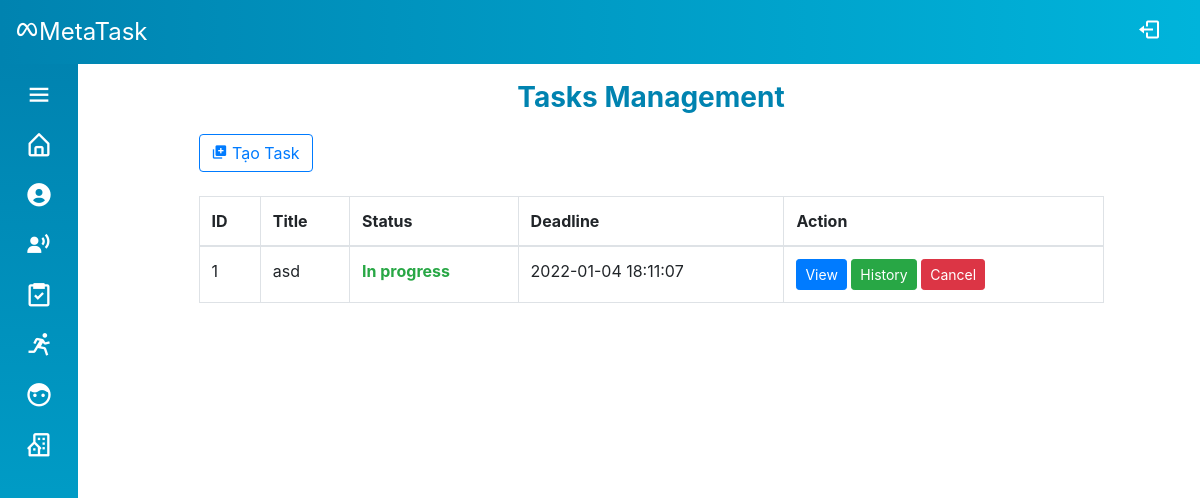
The page /Source/mvc/index.php?controller=task&action=indexManager (signed in) on the database as committed earlier.
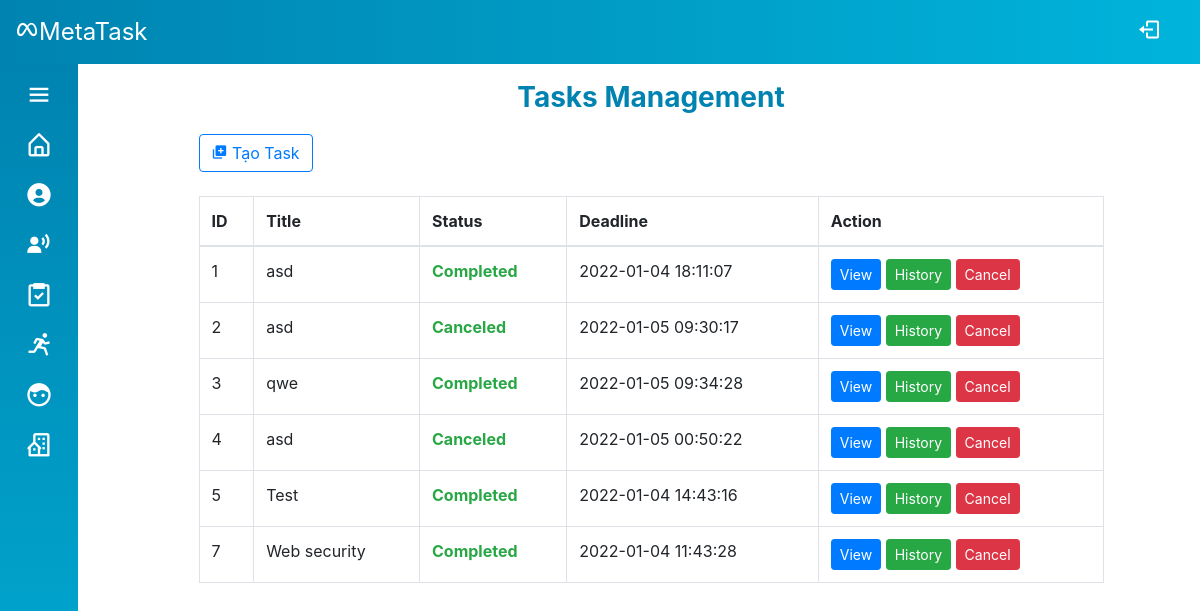
The same page on the database as committed later.
### tables this page shows
CREATE TABLE `task` (
  `id` int(6) UNSIGNED NOT NULL,
  `manager_id` int(6) UNSIGNED NOT NULL,
  `staff_id` int(6) UNSIGNED NOT NULL,
  `title` varchar(100) NOT NULL,
  `description` varchar(200) DEFAULT NULL,
  `status` varchar(30) DEFAULT 'New',
  `rating` varchar(10) DEFAULT NULL,
  `date_created` timestamp NOT NULL DEFAULT current_timestamp(),
  `deadline` datetime NOT NULL
);

### Source/mvc/controllers/base_controller.php (called while the page is built, shortened)
<?php
    class BaseController {
        protected $name;
        public function render($view, $data = array()) {
            extract($data);
            require_once('views/' .$this->name . '/' . $view . '.php');
            require_once('views/layout/template.php');
        }
    }
?>

### Source/mvc/controllers/task_controller.php (called while the page is built, shortened)
<?php
require_once('models/Task.php');
require_once('base_controller.php');
class TaskController extends BaseController
{
    public function indexManager()
    {
        $tasks = Task::getAll($_SESSION['id']);
        $data = array('tasks' => $tasks);
        $this->render('indexManager', $data);
    }
}

### Source/mvc/route.php (called while the page is built, shortened)
<?php
$obj = new $className();
$obj->$action();

### Source/mvc/index.php (called while the page is built, shortened)
<?php
require_once('route.php');

### Source/mvc/models/Task.php (called while the page is built, shortened)
<?php
class Task
{
    public function __construct(
        $id,
        $managerID,
        $staffID,
        $title,
        $description,
        $status,
        $rating,
        $date,
        $deadline,
    ) {
        $this->id = $id;
        $this->title = $title;
        $this->status = $status;
        $this->deadline = $deadline;
    }
    public static function getAll($managerID)
    {
        $sql = "SELECT * FROM task WHERE manager_id = :managerID";
        $conn = DB::getConnection();
        $stm = $conn->prepare($sql);
        $stm->execute(array('managerID' => $managerID));
        $data = array();
        foreach ($stm->fetchAll() as $item) {
            $data[] = new Task($item['id'], $item['manager_id'], $item['staff_id'], $item['title'], $item['description'], $item['status'], $item['rating'], $item['date_created'], $item['deadline']);
        }
        return $data;
    }
}

### Source/mvc/views/task/indexManager.php (the view, shortened to what this page needs)
<div class="container-fluid">
    <div class="row">
        <div class="col-12 col-md-10 offset-md-1">
            <div class="profile-info">
                <div class="info-header mb-3">Tasks Management</div>
                <div class="info-body">
                    <button class="btn btn-outline-primary" type="button" data-toggle="modal" data-target="#task-createTask-modal">
                        <i class='bx bxs-add-to-queue'></i> Tạo Task
                    </button>
                    <div class="table-wrapper-scroll-y">
                        <table class="table table-bordered table-hover mt-4 table-responsive-md">
                            <thead>
                                <tr>
                                    <th>ID</th>
                                    <th>Title</th>
                                    <th>Status</th>
                                    <th>Deadline</th>
                                    <th>Action</th>
                                </tr>
                            </thead>
                            <tbody id="table-body">
                                <?php
                                foreach ($data['tasks'] as $s) {
                                ?>
                                    <tr>
                                        <td><?= $s->id ?></td>
                                        <td><?= $s->title ?></td>
                                        <td class="text-success font-weight-bold"><?= $s->status ?></td>
                                        <td><?= $s->deadline ?></td>
                                        <td>
                                            <a class="btn btn-sm btn-primary" href="?controller=task&action=viewManager&id=<?= $s->id ?>">View</a>
                                            <a class="btn btn-sm btn-success" href="?controller=task&action=indexHistory&id=<?= $s->id ?>">History</a>
                                            <button onclick="cancelTask(this)" class="btn btn-sm btn-danger" data-toggle="modal" data-target="#task-cancel-modal" data="<?= $s->id ?>">Cancel</button>
                                        </td>
                                    </tr>
                                <?php
                                }
                                ?>
                            </tbody>
                        </table>
                    </div>
                </div>
            </div>
        </div>
    </div>
</div>

Rows that differ between the two databases and show on the page:
changed task id 1: status "In progress" → "Completed"
added task: id "2", title "asd", status "Canceled", deadline "2022-01-05 09:30:17"
added task: id "3", title "qwe", status "Completed", deadline "2022-01-05 09:34:28"
added task: id "4", title "asd", status "Canceled", deadline "2022-01-05 00:50:22"
added task: id "5", title "Test", status "Completed", deadline "2022-01-04 14:43:16"
added task: id "7", title "Web security", status "Completed", deadline "2022-01-04 11:43:28"
